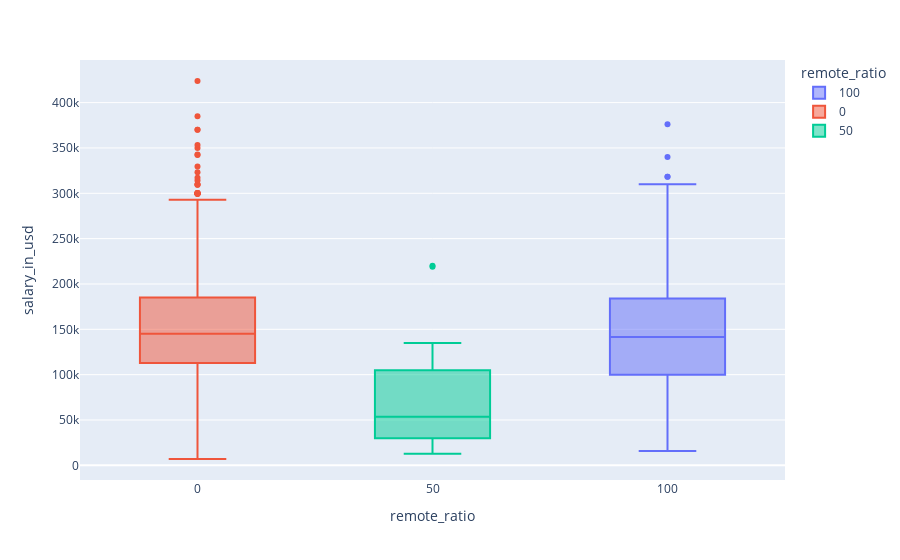

The cell this chart's notebook holds for it:
### Markdown cell above
##### Box-plot

### Code cell
import plotly.express as px
px.box(data.loc[(data['work_year'] == 2023)], y='salary_in_usd', x='remote_ratio', color='remote_ratio')

### Figure 1 — Plotly figure (JSON) as saved in the notebook; plotly's stock layout.template omitted (floating-point values rounded to 4 significant figures; data arrays with more than 128 entries replaced by an {"elided": "..."} marker saying what was removed)
{"data": [{"alignmentgroup": "True", "hovertemplate": "remote_ratio=%{x}<br>salary_in_usd=%{y}<extra></extra>", "legendgroup": "100", "marker": {"color": "#636efa"}, "name": "100", "notched": false, "offsetgroup": "100", "orientation": "v", "showlegend": true, "type": "box", "x": {"elided": "593 int values"}, "x0": " ", "xaxis": "x", "y": {"elided": "593 int values"}, "y0": " ", "yaxis": "y"}, {"alignmentgroup": "True", "hovertemplate": "remote_ratio=%{x}<br>salary_in_usd=%{y}<extra></extra>", "legendgroup": "0", "marker": {"color": "#EF553B"}, "name": "0", "notched": false, "offsetgroup": "0", "orientation": "v", "showlegend": true, "type": "box", "x": {"elided": "1162 int values"}, "x0": " ", "xaxis": "x", "y": {"elided": "1162 int values"}, "y0": " ", "yaxis": "y"}, {"alignmentgroup": "True", "hovertemplate": "remote_ratio=%{x}<br>salary_in_usd=%{y}<extra></extra>", "legendgroup": "50", "marker": {"color": "#00cc96"}, "name": "50", "notched": false, "offsetgroup": "50", "orientation": "v", "showlegend": true, "type": "box", "x": [50, 50, 50, 50, 50, 50, 50, 50, 50, 50, 50, 50, 50, 50, 50, 50, 50, 50, 50, 50, 50, 50, 50, 50, 50, 50, 50, 50, 50, 50], "x0": " ", "xaxis": "x", "y": [220000, 105000, 53654, 50000, 135000, 42923, 121093, 80000, 18238, 64385, 50000, 30000, 40000, 29453, 38631, 50000, 100000, 110000, 125686, 100000, 12767, 63312, 60795, 12888, 120000, 12877, 17509, 53654, 24740, 219000], "y0": " ", "yaxis": "y"}], "layout": {"boxmode": "overlay", "legend": {"title": {"text": "remote_ratio"}, "tracegroupgap": 0}, "margin": {"t": 60}, "xaxis": {"anchor": "y", "categoryarray": [100, 0, 50], "categoryorder": "array", "domain": [0, 1], "title": {"text": "remote_ratio"}}, "yaxis": {"anchor": "x", "domain": [0, 1], "title": {"text": "salary_in_usd"}}}}
